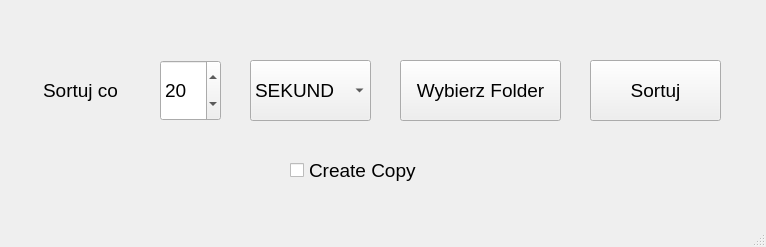
<?xml version="1.0" encoding="UTF-8"?>
<ui version="4.0">
 <class>MainWindow</class>
 <widget class="QMainWindow" name="MainWindow">
  <property name="geometry">
   <rect>
    <x>0</x>
    <y>0</y>
    <width>766</width>
    <height>247</height>
   </rect>
  </property>
  <property name="windowTitle">
   <string>MainWindow</string>
  </property>
  <property name="iconSize">
   <size>
    <width>50</width>
    <height>30</height>
   </size>
  </property>
  <widget class="QWidget" name="centralwidget">
   <widget class="QWidget" name="widget" native="true">
    <property name="geometry">
     <rect>
      <x>10</x>
      <y>30</y>
      <width>741</width>
      <height>161</height>
     </rect>
    </property>
    <widget class="QLabel" name="label">
     <property name="geometry">
      <rect>
       <x>0</x>
       <y>30</y>
       <width>141</width>
       <height>61</height>
      </rect>
     </property>
     <property name="font">
      <font>
       <pointsize>14</pointsize>
      </font>
     </property>
     <property name="text">
      <string>Sortuj co</string>
     </property>
     <property name="alignment">
      <set>Qt::AlignCenter</set>
     </property>
    </widget>
    <widget class="QSpinBox" name="spinBox">
     <property name="geometry">
      <rect>
       <x>150</x>
       <y>30</y>
       <width>61</width>
       <height>61</height>
      </rect>
     </property>
     <property name="font">
      <font>
       <pointsize>14</pointsize>
      </font>
     </property>
     <property name="frame">
      <bool>true</bool>
     </property>
     <property name="value">
      <number>20</number>
     </property>
    </widget>
    <widget class="QComboBox" name="comboBox">
     <property name="geometry">
      <rect>
       <x>240</x>
       <y>30</y>
       <width>121</width>
       <height>61</height>
      </rect>
     </property>
     <property name="font">
      <font>
       <pointsize>14</pointsize>
      </font>
     </property>
     <property name="frame">
      <bool>true</bool>
     </property>
     <item>
      <property name="text">
       <string>SEKUND</string>
      </property>
     </item>
     <item>
      <property name="text">
       <string>MINUT</string>
      </property>
     </item>
     <item>
      <property name="text">
       <string>DNI</string>
      </property>
     </item>
    </widget>
    <widget class="QPushButton" name="pushButton">
     <property name="geometry">
      <rect>
       <x>390</x>
       <y>30</y>
       <width>161</width>
       <height>61</height>
      </rect>
     </property>
     <property name="font">
      <font>
       <pointsize>14</pointsize>
      </font>
     </property>
     <property name="text">
      <string>Wybierz Folder</string>
     </property>
    </widget>
    <widget class="QPushButton" name="pushButton_2">
     <property name="geometry">
      <rect>
       <x>580</x>
       <y>30</y>
       <width>131</width>
       <height>61</height>
      </rect>
     </property>
     <property name="font">
      <font>
       <pointsize>14</pointsize>
      </font>
     </property>
     <property name="text">
      <string>Sortuj</string>
     </property>
    </widget>
    <widget class="QCheckBox" name="CreateCopy">
     <property name="geometry">
      <rect>
       <x>280</x>
       <y>120</y>
       <width>171</width>
       <height>41</height>
      </rect>
     </property>
     <property name="font">
      <font>
       <pointsize>14</pointsize>
      </font>
     </property>
     <property name="text">
      <string>Create Copy</string>
     </property>
     <property name="iconSize">
      <size>
       <width>40</width>
       <height>40</height>
      </size>
     </property>
    </widget>
   </widget>
  </widget>
  <widget class="QMenuBar" name="menubar">
   <property name="geometry">
    <rect>
     <x>0</x>
     <y>0</y>
     <width>766</width>
     <height>25</height>
    </rect>
   </property>
  </widget>
  <widget class="QStatusBar" name="statusbar"/>
 </widget>
 <resources/>
 <connections/>
</ui>
